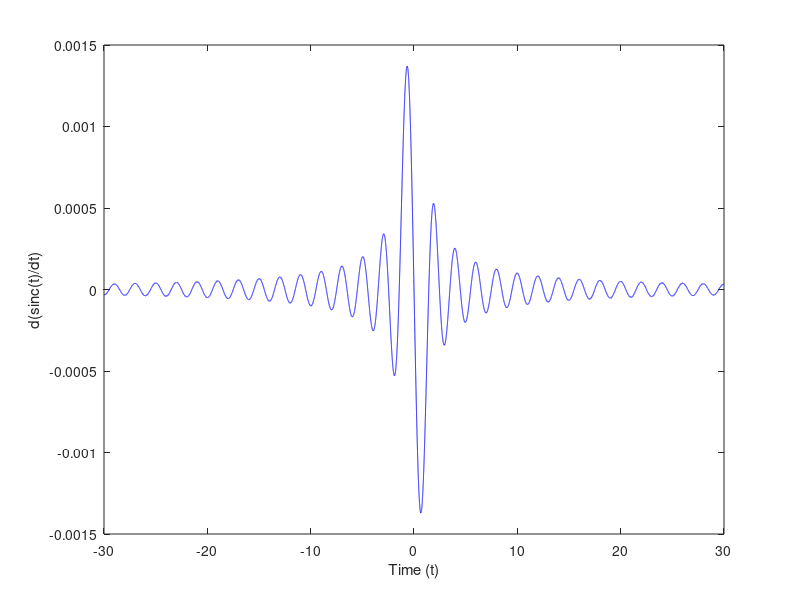

The MATLAB script that drew this image:
%% Question 4

%% 4a)
t = [0:8/200:8];

% n gates (activation for K+ ions)
n0 = 0.3177
nInf = 0.9494
Tn = 1.2028

% m gates (activation for Na+ ions)
m0 = 0.0529
mInf = 0.9953
Tm = 0.1577

% h gates (inactivaton for k+ ions)
h0 = 0.5961
hInf = 0.0009;
Th = 1.0022;

nt = nInf - ((nInf - n0) * exp(1).^(-t/Tn));
mt = mInf - ((mInf - m0) * exp(1).^(-t/Tm));
ht = hInf - ((hInf - h0) * exp(1).^(-t/Th));
%%

%% 4b)
gkt = ((nt).^4) .* 36;
gnat = ((mt.^3)) .* (ht) .* (120);

plot(t, gkt, Color='red');
hold on
plot(t, gnat, Color='green');
hold off;

title('Conductances after a voltage clamp from -65 to +23 mV')
xlabel('Time (ms)');
ylabel('Conductance (mS/cm2)');
% difference: pottasium does not go down. Also, shorter time period for Na
% spike
%%

%% 4e)
Ek = -90;
ENa = 55;

Vmem = ((gkt.*Ek) + (gnat.*ENa)) ./ (gkt + gnat);
plot(t, Vmem);
% explination
%%

%%

%% Question 5
%% 5 a) sinc
t = [-30:1/1000:30];
plot(t, sinc(t), Color='black');
xlabel('Time (t)');
ylabel('sinc(t)(x)');
derivative = gradient(sinc(t));
plot(t, derivative, Color='blue');
xlabel('Time (t)');
ylabel('d(sinc(t)/dt)');
%%
%%
